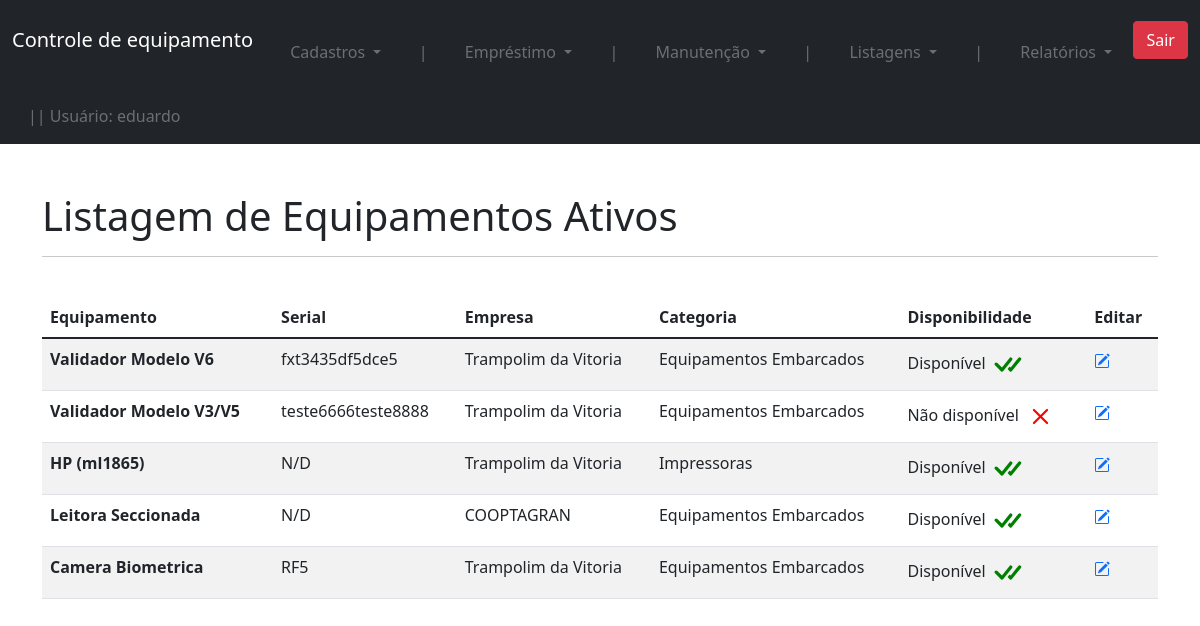
The app's page /equipamento/home/ (signed in) with its own data.
### users/models.py (models this page shows)
class User(AbstractUser):
    pass

### equipamento/models.py (models this page shows, shortened)
class Equipamentos(models.Model):
    nome = models.CharField(max_length=60)
    imagem = models.ImageField(upload_to='foto_equipamento', null=True, blank=True)
    serial = models.CharField(max_length=30)
    empresa = models.ForeignKey(Empresa, on_delete=models.DO_NOTHING)
    data_cadastro = models.DateField(default= date.today)
    categoria = models.ForeignKey(Categoria, on_delete=models.DO_NOTHING)
    emprestado = models.BooleanField(default=False)
    class Meta:
        verbose_name = 'Equipamento'

class Empresa(models.Model):
    nome = models.CharField(max_length=60)
    responsavel = models.CharField(max_length=60)
    email = models.EmailField(max_length=60, blank=True, null=True)
    def __str__(self) -> str:
        return self.nome

class Categoria(models.Model):
    nome = models.CharField(max_length=30)
    descricao = models.TextField()
    def __str__(self) -> str:
        return self.nome

### equipamento/views.py (the view)
# urls.py: path('home/', views.home, name = 'home'),
@login_required(login_url='/accounts/login/')
def home(request):
    equipamentos = Equipamentos.objects.all()
    form = CadastroEquipamento()
    return render(request, 'ver_equipamento_lista.html', {'equipamentos':equipamentos, 'form':form})

### equipamento/templates/ver_equipamento_lista.html (shortened to what this page needs)
{% extends 'base.html' %}
{% block conteudo %}
<br>
<br>
<div class='container'>
<table class="table table-striped">
    <h1 class=''>Listagem de Equipamentos Ativos</h1>
    <hr>
        <br>
    <thead>
      <tr>
        <th scope="col">Equipamento</th>
        <th scope="col">Serial</th>
        <th scope="col">Empresa</th>
        <th scope="col">Categoria</th>
        <th scope="col">Disponibilidade</th>
        <th scope="col">Editar</th>
      </tr>
    </thead>
    <tbody>
            {% for i in equipamentos %}
            <tr>
                <th scope="row">{{i.nome}}</th>
                <td>{{i.serial}}</td>
                <td>{{i.empresa}}</td>
                <td>{{i.categoria}}</td>
                {% if i.emprestado %}
                    <td> Não disponível
                    </td>
                {% else %}
                    <td> Disponível
                    </td>
                {% endif %}
                <td><a href="{% url 'ver_equipamento' i.id %}"></a></td>
            </tr>
            {% endfor %}
    </tbody>
  </table>
</div>
{% endblock conteudo %}

### templates/base.html (shortened to what this page needs)
{% load static %}
{% load crispy_forms_tags %}
<!doctype html>
<html lang="en">
  <head>
      <link href="{% static 'css/bootstrap.min.css' %}" rel="stylesheet">
      <link href="{% static 'css/style.css' %}" rel="stylesheet">
  </head>
  <body>
      <nav class="navbar navbar-dark bg-dark">
        <div class="container-fluid">
          {% if user.is_authenticated %}
          <a class="navbar-brand" href="{% url 'home' %}">Controle de equipamento</a>
            <li class="nav-item dropdown">
              <a class="nav-link dropdown-toggle" href="#" id="navbarDropdown" role="button" data-bs-toggle="dropdown" aria-expanded="false">
                Cadastros
              </a>
            </li>
            <li class="nav-item">
              <a class="nav-link">|</a>
            </li>
            <li class="nav-item dropdown">
              <a class="nav-link dropdown-toggle" href="#" id="navbarDropdown" role="button" data-bs-toggle="dropdown" aria-expanded="false">
                Empréstimo
              </a>
            </li>
            <li class="nav-item">
              <a class="nav-link">|</a>
            </li>
            <li class="nav-item dropdown">
              <a class="nav-link dropdown-toggle" href="#" id="navbarDropdown" role="button" data-bs-toggle="dropdown" aria-expanded="false">
                Manutenção
              </a>
            </li>
            <li class="nav-item">
              <a class="nav-link">|</a>
            </li>
            <li class="nav-item dropdown">
              <a class="nav-link dropdown-toggle" href="#" id="navbarDropdown" role="button" data-bs-toggle="dropdown" aria-expanded="false">
                Listagens
              </a>
            </li>
            <li class="nav-item">
              <a class="nav-link">|</a>
            </li>
            <li class="nav-item dropdown">
              <a class="nav-link dropdown-toggle" href="#" id="navbarDropdown" role="button" data-bs-toggle="dropdown" aria-expanded="false">
                Relatórios
              </a>
            </li>
              <a href="{% url 'account_logout' %}" class='btn btn-danger'>Sair</a>
            <li class="nav-item">
              <a class="nav-link">|| Usuário: {{user}}</a>
            </li>
            {% else %}
            <a class="navbar-brand" href="/">Controle de equipamento</a>
            <li class="nav-item">
                <a class="nav-link" href="{% url 'account_login' %}">Entrar</a>
            </li>
          {% endif %}
        </div>
      </nav>
    {% block conteudo %}{% endblock conteudo %}
  </body>
</html>

### equipamento/static/css/style.css (style rules this page uses)
.nav-link, .nav-link:hover, .body { position: right; color: #ffffff57; }

### records on screen
User: username "eduardo"
Equipamentos: nome "Validador Modelo V6", serial "fxt3435df5dce5", empresa "Trampolim da Vitoria", categoria "Equipamentos Embarcados", emprestado "Disponível"
Equipamentos: nome "Validador Modelo V3/V5", serial "teste6666teste8888", empresa "Trampolim da Vitoria", categoria "Equipamentos Embarcados", emprestado "Não disponível"
Equipamentos: nome "HP (ml1865)", serial "N/D", empresa "Trampolim da Vitoria", categoria "Impressoras", emprestado "Disponível"
Equipamentos: nome "Leitora Seccionada", serial "N/D", empresa "COOPTAGRAN", categoria "Equipamentos Embarcados", emprestado "Disponível"
Equipamentos: nome "Camera Biometrica", serial "RF5", empresa "Trampolim da Vitoria", categoria "Equipamentos Embarcados", emprestado "Disponível"
